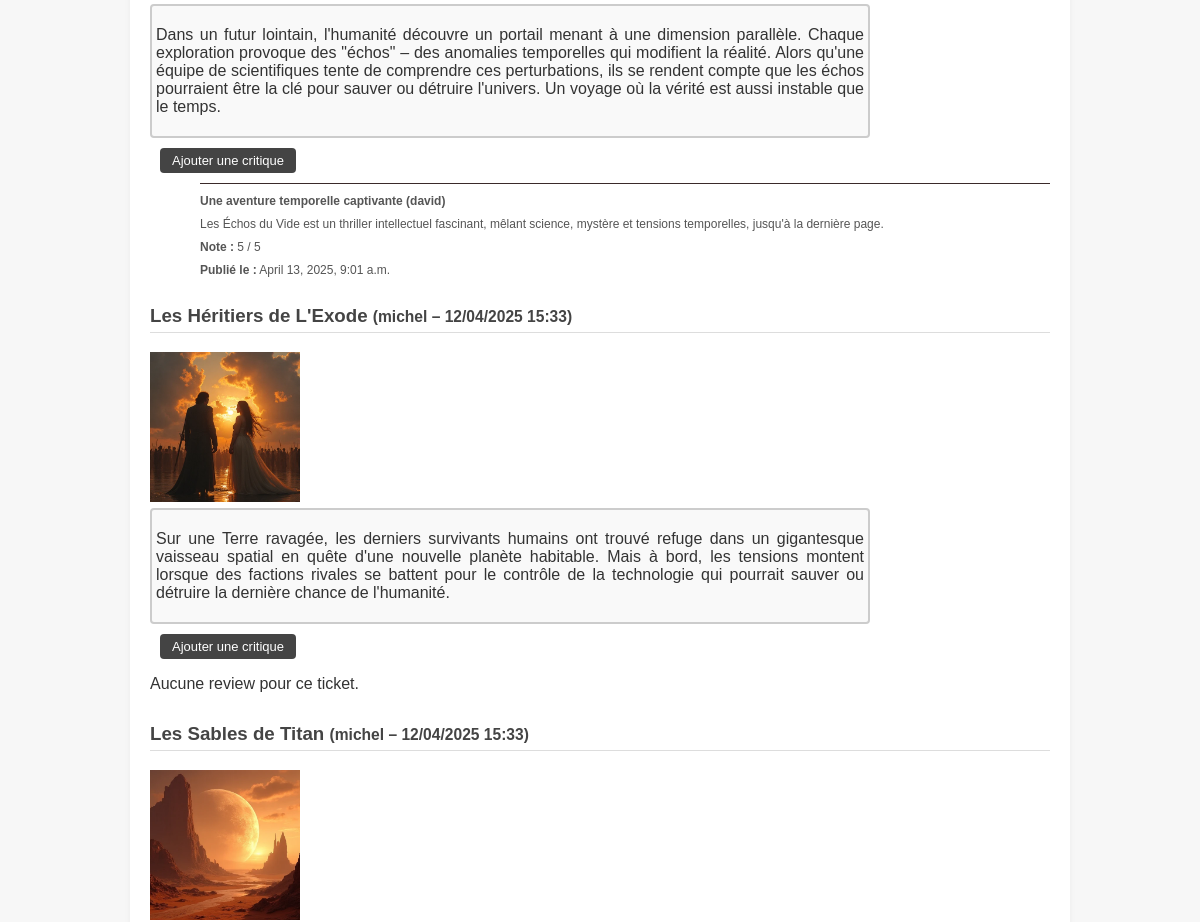
Before: /all_tickets/ (signed in, middle part) with the older database file.
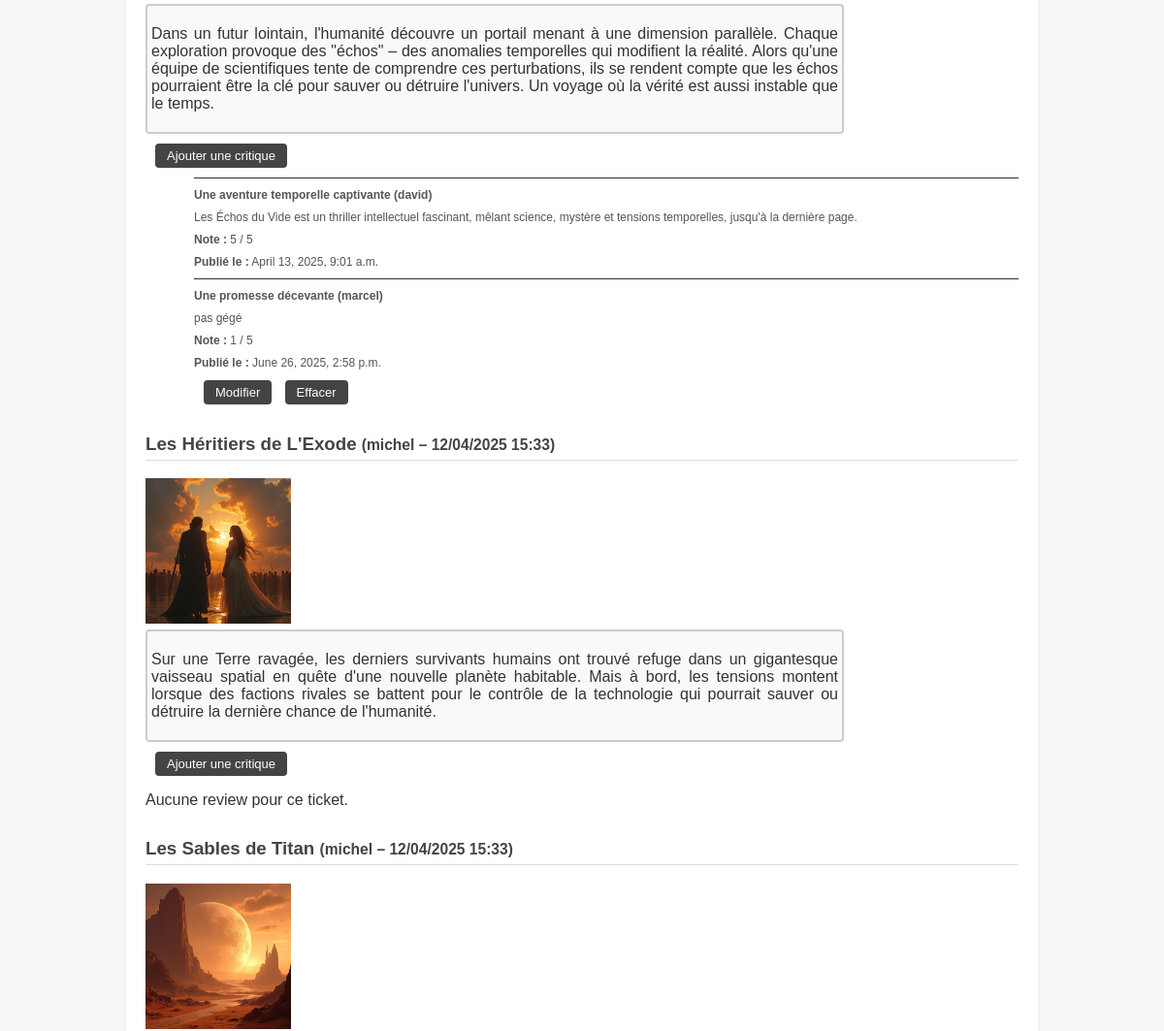
After: the same page with the newer database file.
### myapp/models.py (models this page shows, shortened)
class Ticket(models.Model):
    title = models.CharField(max_length=128)  # Mettre unique=True au lieu de primary_key
    description = models.TextField(max_length=2048, blank=True)
    user = models.ForeignKey(User, on_delete=models.CASCADE)
    image = models.ImageField(upload_to='images/', null=True, blank=True)
    time_created = models.DateTimeField(auto_now_add=True)

class Review(models.Model):
    headline = models.CharField(max_length=128)
    ticket = models.ForeignKey(Ticket, on_delete=models.SET_NULL, null=True, blank=True)
    user = models.ForeignKey(User, on_delete=models.CASCADE)
    rating = models.PositiveSmallIntegerField(
        validators=[
            MinValueValidator(0),
            MaxValueValidator(5)
        ]
    )
    body = models.TextField(
        blank=True,
        validators=[MaxLengthValidator(8192)]
    )
    time_created = models.DateTimeField(auto_now_add=True)

### myapp/views.py (the view)
# urls.py: path('all_tickets/', views.all_tickets_view, name='all_tickets'),
@login_required
def all_tickets_view(request):
    order = request.GET.get('order', 'date')
    if order == 'user':
        tickets = Ticket.objects.all().order_by('user__username', '-time_created')  # Tri par utilisateur, puis par date
    else:
        tickets = Ticket.objects.all().order_by('-time_created')  # Tri par défaut : antichronologique
    paginator = Paginator(tickets, 5)
    page_number = request.GET.get('page')
    page_obj = paginator.get_page(page_number)
    return render(request, 'all_tickets.html', {
        'page_obj': page_obj,
    })

### myapp/templates/all_tickets.html (shortened to what this page needs)
{% extends 'base.html' %}
{% block content %}
  <br>
  <div class="ticket-list">
    {% for ticket in page_obj %}
      <div class="ticket">
        <h3>
          {{ ticket.title }}
          <small>({{ ticket.user.username }} – {{ ticket.time_created|date:"d/m/Y H:i" }})</small>
        </h3>
        {% if ticket.image %}
          <div class="ticket-image">
            <img src="{{ ticket.image.url }}" alt="Image du ticket" style="max-width: 200px; max-height: 150px; object-fit: cover;">
          </div>
        {% endif %}
        <div class="ticket-description-box">
          <p class="ticket-description">{{ ticket.description }}</p>
        </div>
        <div class="ticket-buttons" style="margin: 10px 0;">
          <form action="{% url 'create_review' ticket.id %}" method="get" style="display: inline;">
            <button type="submit" class="button">Ajouter une critique</button>
          </form>
        </div>
        <div class="reviews">
          {% for review in ticket.review_set.all %}
            <div class="review small-text">
              <hr class="review-separator">
              <p><strong>{{ review.headline }} ({{ review.user.username }})</strong></p>
              <div class="review-description-box">
                {{ review.body }}
              </div>
              <p><strong>Note :</strong> {{ review.rating }} / 5</p>
              <p><strong>Publié le :</strong> {{ review.time_created }}</p>
              <div class="review-buttons">
                {% if review.user == request.user %}
                  <form action="{% url 'edit_review' review.id %}" method="get" style="display: inline;">
                    <button type="submit" class="button">Modifier</button>
                  </form>
                  <form action="{% url 'confirm_delete_review' review.id %}" method="get" style="display: inline;">
                    <button type="submit" class="button">Effacer</button>
                  </form>
                {% endif %}
              </div>
            </div>
          {% empty %}
            <p>Aucune review pour ce ticket.</p>
          {% endfor %}
        </div>
      </div>
    {% empty %}
      <p>Aucun ticket suivi.</p>
    {% endfor %}
  </div>
{% endblock %}

### myapp/templates/base.html (shortened to what this page needs)
<!DOCTYPE html>
<html lang="fr">
<head>
    {% load static %}
    <link rel="stylesheet" type="text/css" href="{% static 'css/style.css' %}">
</head>
<body>
    <div class="content">
        {% block content %}{% endblock %}
    </div>
</body>
</html>

### static/css/style.css (style rules this page uses)
body { font-family: 'Segoe UI', sans-serif; margin: 0; padding: 0; background-color: #f7f7f7; color: #333; }
.content { max-width: 900px; margin: 40px auto; padding: 20px; background-color: white; border-radius: 8px; box-shadow: 0 2px 6px rgba(0, 0, 0, 0.05); }
h2, h3 { color: #444; border-bottom: 1px solid #ddd; padding-bottom: 5px; margin-top: 30px; }
form { display: inline; }
button { background-color: #444; color: white; border: none; padding: 5px 12px; margin-left: 10px; border-radius: 4px; cursor: pointer; font-size: 13px; transition: background-color 0.3s; text-align: center; width: auto; height: auto; }
.review-separator { margin: 5px 0; border: none; border-top: 1px solid #3a2a2a; }
.review.small-text { font-size: 12px; margin-left: 50px; line-height: 0.9; color: #555; }
button { background-color: #444; color: white; border: none; padding: 5px 12px; margin-left: 10px; border-radius: 4px; cursor: pointer; font-size: 13px; transition: background-color 0.3s; }
.ticket-description-box { width: 80%; height: auto; background-color: #f9f9f9; border: 2px solid #ccc; border-radius: 4px; margin-top: 2px; padding: 4px; box-sizing: border-box; text-align: justify; }

### myapp/templates/base.html (style rules this page uses)
body { font-family: Arial, sans-serif; margin: 0; padding: 0; }

Changed rows visible on the page:
added Review: headline "Une promesse décevante", user.username "marcel", body "pas gégé", rating "1", time_created "June 26, 2025, 2:58 p.m.", shows "Modifier", shown under Ticket (number 1 of 3 on the later page)
